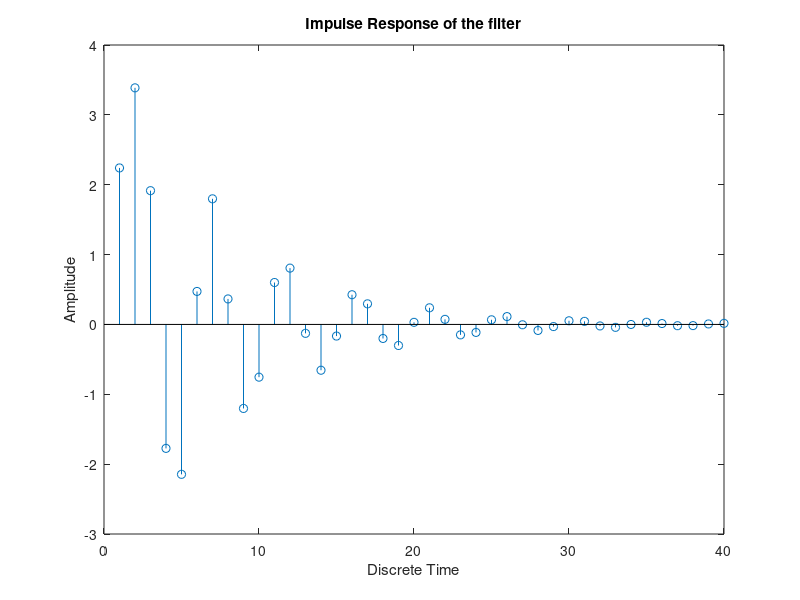

Write MATLAB code to recreate this figure.
% This file finds impulse response of the system

close all; clear all;
N = 40; %length of the sequence
num = [2.2403 2.4908 2.2403];
den = [1 -0.4 0.75];
% calculating the impulse response of the system
y = impz(num,den,N);

% Plotting the sequency

stem(y);
xlabel('Discrete Time');
ylabel('Amplitude');
title('Impulse Response of the filter');
